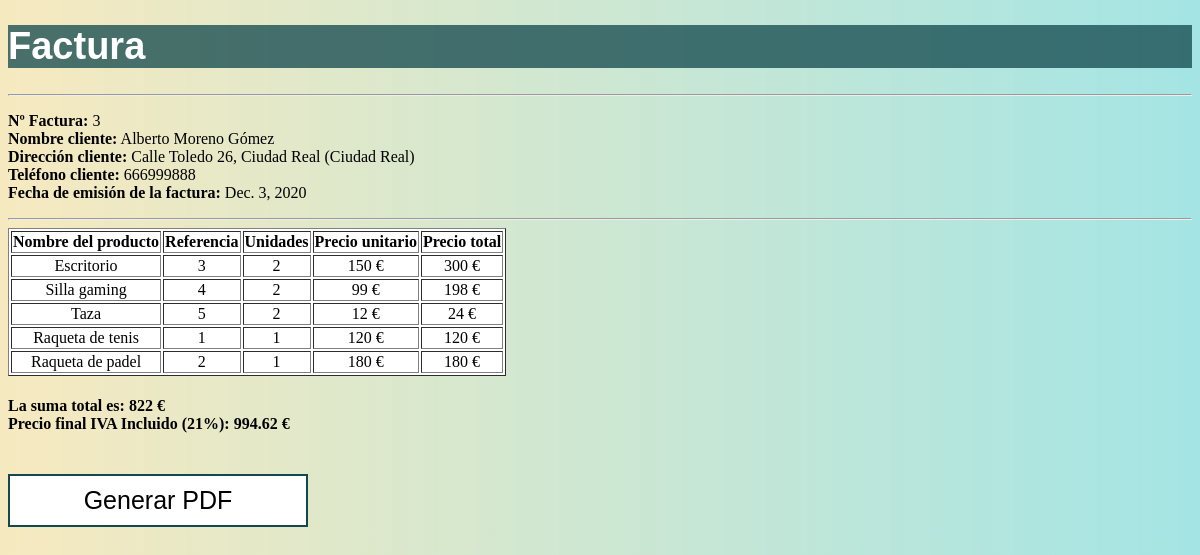
Page /factura/3 on the committed database.
### factura/models.py (models this page shows, shortened)
class Factura(models.Model):
    num = models.AutoField(primary_key=True)
    anio = models.IntegerField(verbose_name='Año')
    fecha_emision = models.DateField()
    cliente_nombre = models.CharField(max_length=30)
    cliente_direccion = models.CharField(max_length=50)
    cliente_telefono = models.IntegerField()

class LineaFactura(models.Model):
    id_linea = models.AutoField(primary_key=True)
    producto = models.ForeignKey(
        Producto,
        on_delete=models.PROTECT,
        )
    unidades = models.IntegerField()
    factura = models.ForeignKey(
        Factura,
        on_delete=models.PROTECT,
        )
    def precio_total(self):
        pt = self.unidades * self.producto.precio_unitario
        return pt

class Producto(models.Model):
    ref_producto = models.AutoField(primary_key=True)
    nombre_producto = models.CharField(max_length=30)
    descripcion_producto = models.CharField(max_length=250, blank=True, null=True)
    precio_unitario = models.IntegerField()
    seccion = models.CharField(max_length=30)

### factura/views.py (the view)
# urls.py: path('factura/<int:num>', views.factura_detalle),
def factura_detalle(request,num):
    psum=0
    for i in LineaFactura.objects.filter(factura=num):
        psum = psum + i.precio_total()
    ptiva = round(psum*1.21,2)
    contenido = {
        'factura': Factura.objects.get(pk=num),
        'linea_f': LineaFactura.objects.filter(factura=num),
        'psum': psum,
        'ptiva': ptiva,
    }
    return render(request, 'factura/factura_detalle.html', contenido)

### factura/templates/factura/factura_detalle.html (shortened to what this page needs)
{% extends 'factura/base.html' %}
{% block content %}
<h1 class="title">Factura</h1>
<hr>
    <p><strong>Nº Factura:</strong> {{ factura.pk }}<br>
        <strong>Nombre cliente:</strong> {{ factura.cliente_nombre }}<br>
        <strong>Dirección cliente:</strong> {{ factura.cliente_direccion }}<br>
        <strong>Teléfono cliente:</strong> {{ factura.cliente_telefono }}<br>
        <strong>Fecha de emisión de la factura:</strong> {{ factura.fecha_emision }}
    </p>
<hr>
<div><table class="table" border="1">
    <thead class="thead-dark">
        <tr>
            <th scope="col">  Nombre del producto  </th>
            <th scope="col">  Referencia  </th>
            <th scope="col">  Unidades  </th>
            <th scope="col">  Precio unitario  </th>
            <th scope="col">  Precio total  </th>
        </tr>
    </thead>
    <tbody>
        {% for l in linea_f %}
        <tr>
            <td>{{ l.producto.nombre_producto }}</td>
            <td>{{ l.producto.ref_producto }}</td>
            <td>{{ l.unidades }}</td>
            <td>{{ l.producto.precio_unitario }} €</td>
            <td>{{ l.precio_total }} €</td>
        </tr>
        {% endfor %}
    </tbody>
</table>
</div>
<h4>
La suma total es: {{ psum }} €<br>
Precio final IVA Incluido (21%): {{ ptiva }} €
</h4>
<form id="my-form">
    <div>
        <a href='{{ factura.pk }}/pdf'>
            <button class="button button1" id= "button1" type="button">Generar PDF</button></a>
    </div>
</form>
{% endblock content %}

### factura/templates/factura/base.html (style rules this page uses)
body { background-image: linear-gradient(90deg, rgba(238, 212, 129, 0.5), rgba(107, 212, 212, 0.616)), url("https://images.unsplash.com/photo-1454165804606-c3d57bc86b40?ixlib=rb-1.2.1&ixid=MXwxMjA3fDB8MHxwaG90by1wYWdlfHx8fGVufDB8fHw%3D&auto=format&fit=crop&w=750&q=80"); background-size: cover; text-align: center; }
h1 { background-color: rgba(19, 73, 78, 0.76); color: white; font-family: Arial, "Helvetica Neue", Helvetica, sans-serif; font-size: 38px; }
#my-form { display: flex; flex-direction: column; }
.button { display: inline-block; border: none; color: white; padding: 10px; text-align: center; text-decoration: none; font-size: 25px; transition-duration: 1s; cursor: pointer; margin-top: 20px; width: 300px; height: auto; }
.button1 { background-color: white; color: black; border: 2px solid rgb(19, 73, 78); }

### factura/templates/factura/factura_detalle.html (style rules this page uses)
body { text-align: left; }
table { background-color: white; text-align: center; }

### rows in the picture
Factura: pk "3", cliente_nombre "Alberto Moreno Gómez", cliente_direccion "Calle Toledo 26, Ciudad Real (Ciudad Real)", cliente_telefono "666999888", fecha_emision "Dec. 3, 2020"
LineaFactura: producto.nombre_producto "Escritorio", producto.ref_producto "3", unidades "2", producto.precio_unitario "150", precio_total "300"
LineaFactura: producto.nombre_producto "Silla gaming", producto.ref_producto "4", unidades "2", producto.precio_unitario "99", precio_total "198"
LineaFactura: producto.nombre_producto "Taza", producto.ref_producto "5", unidades "2", producto.precio_unitario "12", precio_total "24"
LineaFactura: producto.nombre_producto "Raqueta de tenis", producto.ref_producto "1", unidades "1", producto.precio_unitario "120", precio_total "120"
LineaFactura: producto.nombre_producto "Raqueta de padel", producto.ref_producto "2", unidades "1", producto.precio_unitario "180", precio_total "180"

### other values in the picture
{{ psum }} "822"
{{ ptiva }} "994.62"
